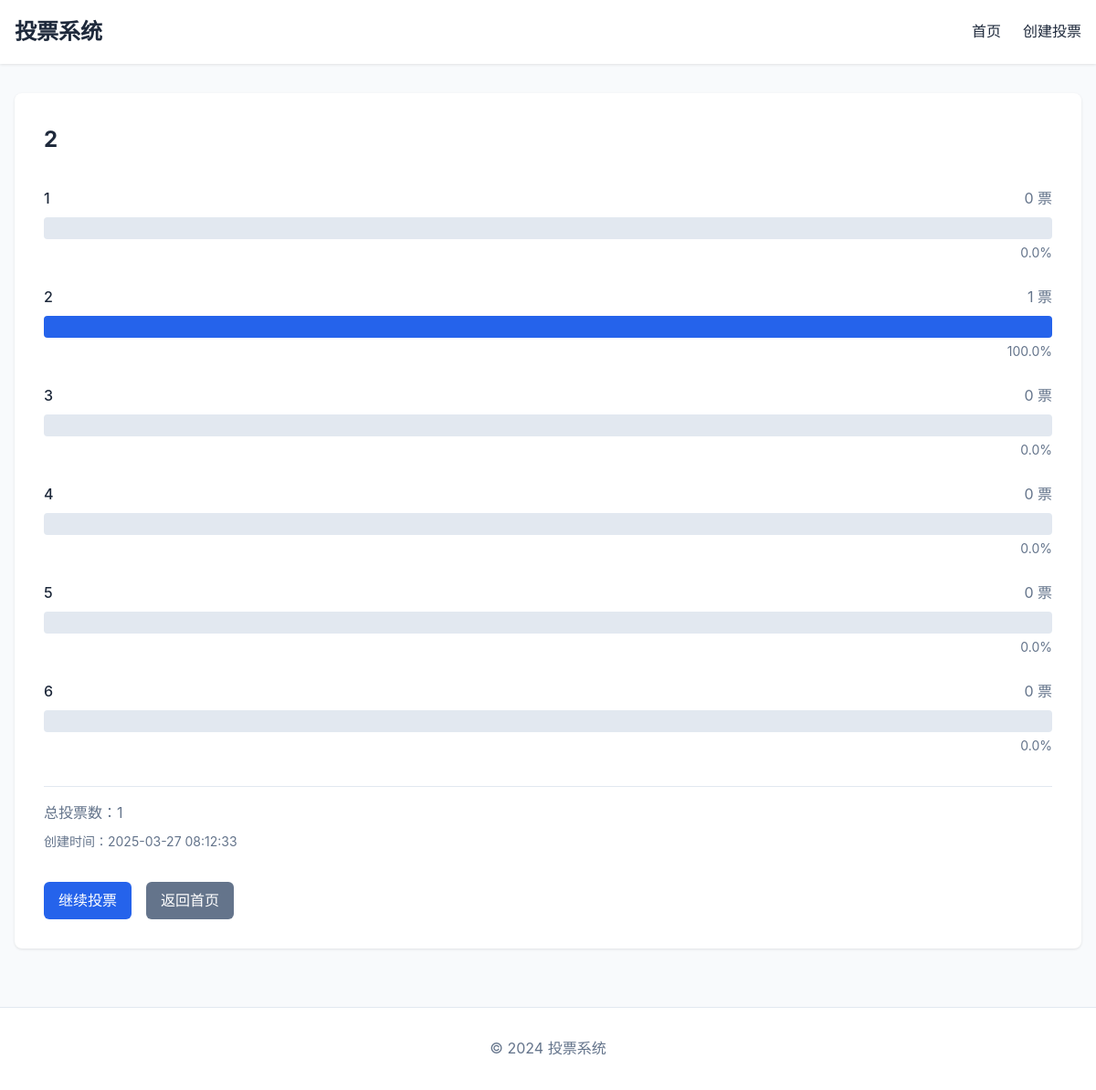
Screenshot of /results/2 with the database file from the repository.
### tables this page shows
CREATE TABLE polls (
    id INTEGER PRIMARY KEY AUTOINCREMENT,
    question TEXT NOT NULL,
    created_at TIMESTAMP DEFAULT CURRENT_TIMESTAMP
);

CREATE TABLE options (
    id INTEGER PRIMARY KEY AUTOINCREMENT,
    poll_id INTEGER NOT NULL,
    option_text TEXT NOT NULL,
    votes INTEGER DEFAULT 0,
    FOREIGN KEY (poll_id) REFERENCES polls (id)
);

### app.py (the view)
@app.route('/results/<int:poll_id>')
def results(poll_id):
    db = get_db()
    poll = db.execute('SELECT * FROM polls WHERE id = ?', [poll_id]).fetchone()
    if poll is None:
        abort(404)
    options = db.execute('SELECT * FROM options WHERE poll_id = ?', [poll_id]).fetchall()
    if not options:
        abort(404)
    return render_template('results.html', poll=poll, options=options)

### app.py (called while the page is built)
@app.context_processor
def inject_csrf_token():
    return dict(csrf_token=generate_csrf)

def get_db():
    if 'db' not in g:
        g.db = sqlite3.connect(DATABASE)
        g.db.row_factory = sqlite3.Row
    return g.db

### templates/results.html (shortened to what this page needs)
{% extends 'base.html' %}
{% block content %}
    <div class="results-container">
        <h2>{{ poll.question }}</h2>
        {% set total_votes = namespace(value=0) %}
        {% for option in options %}
            {% set total_votes.value = total_votes.value + option.votes %}
        {% endfor %}
        <div class="results-list">
            {% for option in options %}
                {% set percentage = ((option.votes | float) / total_votes.value * 100) if total_votes.value > 0 else 0 %}
                <div class="result-item">
                    <div class="result-header">
                        <span class="option-text">{{ option.option_text }}</span>
                        <span class="vote-count">{{ option.votes }} 票</span>
                    </div>
                    <div class="progress-bar">
                        <div class="progress" style="width: {{ percentage }}%"></div>
                    </div>
                    <div class="percentage">
                        {{ "%.1f"|format(percentage) }}%
                    </div>
                </div>
            {% endfor %}
        </div>
        <div class="results-summary">
            <p>总投票数：{{ total_votes.value }}</p>
            <p class="created-time">创建时间：{{ poll.created_at }}</p>
        </div>
        <div class="results-actions">
            <a href="{{ url_for('vote', poll_id=poll.id) }}" class="button">继续投票</a>
            <a href="{{ url_for('index') }}" class="button secondary">返回首页</a>
        </div>
    </div>
{% endblock %}

### static/style.css (style rules this page uses)
:root { --primary-color: #2563eb; --secondary-color: #64748b; --background-color: #f8fafc; --text-color: #1e293b; --border-color: #e2e8f0; --success-color: #22c55e; --error-color: #ef4444; --warning-color: #f59e0b; }
* { margin: 0; padding: 0; box-sizing: border-box; }
body { font-family: -apple-system, BlinkMacSystemFont, "Segoe UI", Roboto, "Helvetica Neue", Arial, sans-serif; line-height: 1.6; color: var(--text-color); background-color: var(--background-color); }
.button { display: inline-block; padding: 0.5rem 1rem; background-color: var(--primary-color); color: white; text-decoration: none; border-radius: 0.375rem; border: none; cursor: pointer; font-size: 1rem; transition: all 0.2s; }
.button.secondary { background-color: var(--secondary-color); }
.results-container { background-color: white; padding: 2rem; border-radius: 0.5rem; box-shadow: 0 1px 3px rgba(0, 0, 0, 0.1); }
.results-list { margin-top: 2rem; }
.result-item { margin-bottom: 1.5rem; }
.result-header { display: flex; justify-content: space-between; margin-bottom: 0.5rem; }
.option-text { font-weight: 500; }
.vote-count { color: var(--secondary-color); }
.progress-bar { background-color: var(--border-color); border-radius: 0.25rem; height: 1.5rem; overflow: hidden; }
.progress { background-color: var(--primary-color); height: 100%; transition: width 0.6s ease; }
.percentage { text-align: right; color: var(--secondary-color); font-size: 0.875rem; margin-top: 0.25rem; }
.results-summary { margin-top: 2rem; padding-top: 1rem; border-top: 1px solid var(--border-color); color: var(--secondary-color); }
.created-time { margin-top: 0.5rem; font-size: 0.875rem; }
.results-actions { margin-top: 2rem; display: flex; gap: 1rem; }

### rows the page displays
polls: question "2", created_at "2025-03-27 08:12:33"
options: option_text "1", votes "0", percentage "0.0"
options: option_text "2", votes "1", percentage "100.0"
options: option_text "3", votes "0", percentage "0.0"
options: option_text "4", votes "0", percentage "0.0"
options: option_text "5", votes "0", percentage "0.0"
options: option_text "6", votes "0", percentage "0.0"

### other values shown
{{ total_votes.value }} "1"
